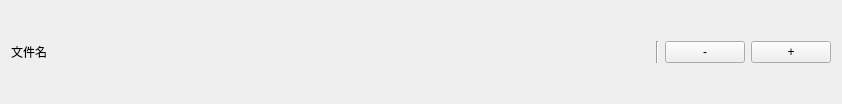
<?xml version="1.0" encoding="UTF-8"?>
<ui version="4.0">
 <class>Form</class>
 <widget class="QWidget" name="Form">
  <property name="geometry">
   <rect>
    <x>0</x>
    <y>0</y>
    <width>842</width>
    <height>104</height>
   </rect>
  </property>
  <property name="windowTitle">
   <string>Form</string>
  </property>
  <layout class="QGridLayout" name="gridLayout">
   <item row="0" column="0">
    <layout class="QHBoxLayout" name="horizontalLayout">
     <item>
      <widget class="QLabel" name="filename">
       <property name="sizePolicy">
        <sizepolicy hsizetype="Expanding" vsizetype="Preferred">
         <horstretch>0</horstretch>
         <verstretch>0</verstretch>
        </sizepolicy>
       </property>
       <property name="minimumSize">
        <size>
         <width>400</width>
         <height>0</height>
        </size>
       </property>
       <property name="text">
        <string>文件名</string>
       </property>
      </widget>
     </item>
     <item>
      <spacer name="horizontalSpacer">
       <property name="orientation">
        <enum>Qt::Horizontal</enum>
       </property>
       <property name="sizeHint" stdset="0">
        <size>
         <width>40</width>
         <height>20</height>
        </size>
       </property>
      </spacer>
     </item>
     <item>
      <widget class="Line" name="line">
       <property name="orientation">
        <enum>Qt::Vertical</enum>
       </property>
      </widget>
     </item>
     <item>
      <widget class="QPushButton" name="RemoveItemButton">
       <property name="sizePolicy">
        <sizepolicy hsizetype="Minimum" vsizetype="Fixed">
         <horstretch>0</horstretch>
         <verstretch>0</verstretch>
        </sizepolicy>
       </property>
       <property name="text">
        <string>-</string>
       </property>
      </widget>
     </item>
     <item>
      <widget class="QPushButton" name="DuplicateItemButton">
       <property name="text">
        <string>+</string>
       </property>
      </widget>
     </item>
    </layout>
   </item>
  </layout>
 </widget>
 <resources/>
 <connections/>
</ui>
